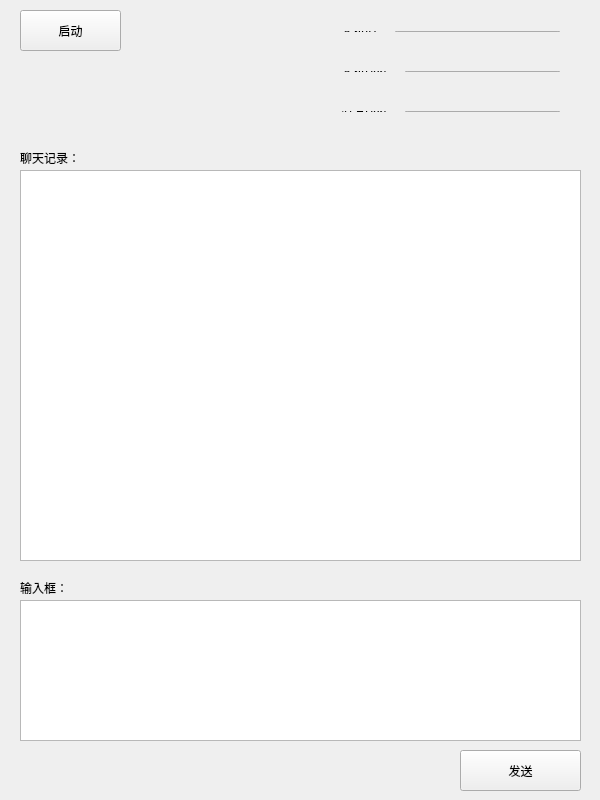
<?xml version="1.0" encoding="UTF-8"?>
<ui version="4.0">
 <class>Widget</class>
 <widget class="QWidget" name="Widget">
  <property name="geometry">
   <rect>
    <x>0</x>
    <y>0</y>
    <width>600</width>
    <height>800</height>
   </rect>
  </property>
  <property name="windowTitle">
   <string>Widget</string>
  </property>
  <widget class="QWidget" name="layoutWidget">
   <property name="geometry">
    <rect>
     <x>330</x>
     <y>60</y>
     <width>241</width>
     <height>23</height>
    </rect>
   </property>
   <layout class="QHBoxLayout" name="horizontalLayout_2">
    <item>
     <widget class="QLabel" name="label_2">
      <property name="text">
       <string>本机Port：</string>
      </property>
     </widget>
    </item>
    <item>
     <widget class="QLineEdit" name="lineEdit_2"/>
    </item>
   </layout>
  </widget>
  <widget class="QLabel" name="label_3">
   <property name="geometry">
    <rect>
     <x>20</x>
     <y>150</y>
     <width>72</width>
     <height>15</height>
    </rect>
   </property>
   <property name="text">
    <string>聊天记录：</string>
   </property>
  </widget>
  <widget class="QTextEdit" name="textEdit">
   <property name="geometry">
    <rect>
     <x>20</x>
     <y>170</y>
     <width>561</width>
     <height>391</height>
    </rect>
   </property>
  </widget>
  <widget class="QLabel" name="label_4">
   <property name="geometry">
    <rect>
     <x>20</x>
     <y>580</y>
     <width>72</width>
     <height>15</height>
    </rect>
   </property>
   <property name="text">
    <string>输入框：</string>
   </property>
  </widget>
  <widget class="QTextEdit" name="textEdit_2">
   <property name="geometry">
    <rect>
     <x>20</x>
     <y>600</y>
     <width>561</width>
     <height>141</height>
    </rect>
   </property>
  </widget>
  <widget class="QPushButton" name="pushButton">
   <property name="geometry">
    <rect>
     <x>460</x>
     <y>750</y>
     <width>121</width>
     <height>41</height>
    </rect>
   </property>
   <property name="text">
    <string>发送</string>
   </property>
  </widget>
  <widget class="QPushButton" name="pushButton_2">
   <property name="geometry">
    <rect>
     <x>20</x>
     <y>10</y>
     <width>101</width>
     <height>41</height>
    </rect>
   </property>
   <property name="text">
    <string>启动</string>
   </property>
  </widget>
  <widget class="QWidget" name="layoutWidget">
   <property name="geometry">
    <rect>
     <x>330</x>
     <y>20</y>
     <width>241</width>
     <height>23</height>
    </rect>
   </property>
   <layout class="QHBoxLayout" name="horizontalLayout">
    <item>
     <widget class="QLabel" name="label">
      <property name="text">
       <string>本机IP：</string>
      </property>
     </widget>
    </item>
    <item>
     <widget class="QLineEdit" name="lineEdit"/>
    </item>
   </layout>
  </widget>
  <widget class="QWidget" name="layoutWidget_2">
   <property name="geometry">
    <rect>
     <x>330</x>
     <y>100</y>
     <width>241</width>
     <height>23</height>
    </rect>
   </property>
   <layout class="QHBoxLayout" name="horizontalLayout_3">
    <item>
     <widget class="QLabel" name="label_5">
      <property name="text">
       <string>对方Port：</string>
      </property>
     </widget>
    </item>
    <item>
     <widget class="QLineEdit" name="lineEdit_3"/>
    </item>
   </layout>
  </widget>
 </widget>
 <layoutdefault spacing="6" margin="11"/>
 <resources/>
 <connections/>
</ui>
